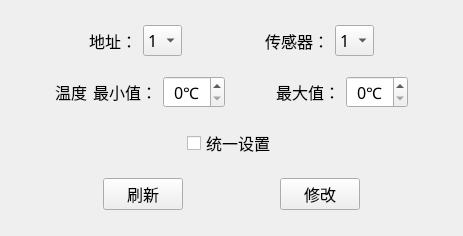
<?xml version="1.0" encoding="UTF-8"?>
<ui version="4.0">
 <class>IN_SetEnvWid</class>
 <widget class="QWidget" name="IN_SetEnvWid">
  <property name="geometry">
   <rect>
    <x>0</x>
    <y>0</y>
    <width>463</width>
    <height>236</height>
   </rect>
  </property>
  <property name="font">
   <font>
    <family>微软雅黑</family>
    <pointsize>12</pointsize>
   </font>
  </property>
  <property name="windowTitle">
   <string>Form</string>
  </property>
  <layout class="QVBoxLayout" name="verticalLayout">
   <item>
    <layout class="QHBoxLayout" name="horizontalLayout">
     <item>
      <spacer name="horizontalSpacer_9">
       <property name="orientation">
        <enum>Qt::Horizontal</enum>
       </property>
       <property name="sizeHint" stdset="0">
        <size>
         <width>40</width>
         <height>20</height>
        </size>
       </property>
      </spacer>
     </item>
     <item>
      <widget class="QLabel" name="label">
       <property name="text">
        <string>地址：</string>
       </property>
       <property name="alignment">
        <set>Qt::AlignCenter</set>
       </property>
      </widget>
     </item>
     <item>
      <widget class="QComboBox" name="addrBox">
       <item>
        <property name="text">
         <string>1</string>
        </property>
       </item>
       <item>
        <property name="text">
         <string>2</string>
        </property>
       </item>
       <item>
        <property name="text">
         <string>3</string>
        </property>
       </item>
      </widget>
     </item>
     <item>
      <spacer name="horizontalSpacer_10">
       <property name="orientation">
        <enum>Qt::Horizontal</enum>
       </property>
       <property name="sizeHint" stdset="0">
        <size>
         <width>40</width>
         <height>20</height>
        </size>
       </property>
      </spacer>
     </item>
     <item>
      <widget class="QLabel" name="label_2">
       <property name="text">
        <string>传感器：</string>
       </property>
       <property name="alignment">
        <set>Qt::AlignCenter</set>
       </property>
      </widget>
     </item>
     <item>
      <widget class="QComboBox" name="envBox">
       <item>
        <property name="text">
         <string>1</string>
        </property>
       </item>
       <item>
        <property name="text">
         <string>2</string>
        </property>
       </item>
       <item>
        <property name="text">
         <string>3</string>
        </property>
       </item>
      </widget>
     </item>
     <item>
      <spacer name="horizontalSpacer_11">
       <property name="orientation">
        <enum>Qt::Horizontal</enum>
       </property>
       <property name="sizeHint" stdset="0">
        <size>
         <width>40</width>
         <height>20</height>
        </size>
       </property>
      </spacer>
     </item>
    </layout>
   </item>
   <item>
    <layout class="QHBoxLayout" name="horizontalLayout_2">
     <item>
      <spacer name="horizontalSpacer_6">
       <property name="orientation">
        <enum>Qt::Horizontal</enum>
       </property>
       <property name="sizeHint" stdset="0">
        <size>
         <width>40</width>
         <height>20</height>
        </size>
       </property>
      </spacer>
     </item>
     <item>
      <widget class="QLabel" name="label_5">
       <property name="frameShadow">
        <enum>QFrame::Plain</enum>
       </property>
       <property name="text">
        <string>温度</string>
       </property>
       <property name="alignment">
        <set>Qt::AlignCenter</set>
       </property>
      </widget>
     </item>
     <item>
      <widget class="QLabel" name="label_4">
       <property name="text">
        <string>最小值：</string>
       </property>
       <property name="alignment">
        <set>Qt::AlignCenter</set>
       </property>
      </widget>
     </item>
     <item>
      <widget class="QSpinBox" name="minBox">
       <property name="alignment">
        <set>Qt::AlignCenter</set>
       </property>
       <property name="suffix">
        <string>℃</string>
       </property>
       <property name="prefix">
        <string/>
       </property>
      </widget>
     </item>
     <item>
      <spacer name="horizontalSpacer_7">
       <property name="orientation">
        <enum>Qt::Horizontal</enum>
       </property>
       <property name="sizeHint" stdset="0">
        <size>
         <width>40</width>
         <height>20</height>
        </size>
       </property>
      </spacer>
     </item>
     <item>
      <widget class="QLabel" name="label_3">
       <property name="text">
        <string>最大值：</string>
       </property>
       <property name="alignment">
        <set>Qt::AlignCenter</set>
       </property>
      </widget>
     </item>
     <item>
      <widget class="QSpinBox" name="maxBox">
       <property name="alignment">
        <set>Qt::AlignCenter</set>
       </property>
       <property name="suffix">
        <string>℃</string>
       </property>
      </widget>
     </item>
     <item>
      <spacer name="horizontalSpacer_8">
       <property name="orientation">
        <enum>Qt::Horizontal</enum>
       </property>
       <property name="sizeHint" stdset="0">
        <size>
         <width>40</width>
         <height>20</height>
        </size>
       </property>
      </spacer>
     </item>
    </layout>
   </item>
   <item>
    <layout class="QHBoxLayout" name="horizontalLayout_3">
     <item>
      <spacer name="horizontalSpacer">
       <property name="orientation">
        <enum>Qt::Horizontal</enum>
       </property>
       <property name="sizeHint" stdset="0">
        <size>
         <width>40</width>
         <height>20</height>
        </size>
       </property>
      </spacer>
     </item>
     <item>
      <widget class="QCheckBox" name="checkBox">
       <property name="text">
        <string>统一设置</string>
       </property>
      </widget>
     </item>
     <item>
      <spacer name="horizontalSpacer_2">
       <property name="orientation">
        <enum>Qt::Horizontal</enum>
       </property>
       <property name="sizeHint" stdset="0">
        <size>
         <width>40</width>
         <height>20</height>
        </size>
       </property>
      </spacer>
     </item>
    </layout>
   </item>
   <item>
    <layout class="QHBoxLayout" name="horizontalLayout_4">
     <item>
      <spacer name="horizontalSpacer_3">
       <property name="orientation">
        <enum>Qt::Horizontal</enum>
       </property>
       <property name="sizeHint" stdset="0">
        <size>
         <width>40</width>
         <height>20</height>
        </size>
       </property>
      </spacer>
     </item>
     <item>
      <widget class="QPushButton" name="updateBtn">
       <property name="text">
        <string>刷新</string>
       </property>
      </widget>
     </item>
     <item>
      <spacer name="horizontalSpacer_4">
       <property name="orientation">
        <enum>Qt::Horizontal</enum>
       </property>
       <property name="sizeHint" stdset="0">
        <size>
         <width>40</width>
         <height>20</height>
        </size>
       </property>
      </spacer>
     </item>
     <item>
      <widget class="QPushButton" name="setBtn">
       <property name="text">
        <string>修改</string>
       </property>
      </widget>
     </item>
     <item>
      <spacer name="horizontalSpacer_5">
       <property name="orientation">
        <enum>Qt::Horizontal</enum>
       </property>
       <property name="sizeHint" stdset="0">
        <size>
         <width>40</width>
         <height>20</height>
        </size>
       </property>
      </spacer>
     </item>
    </layout>
   </item>
  </layout>
 </widget>
 <resources/>
 <connections/>
</ui>
